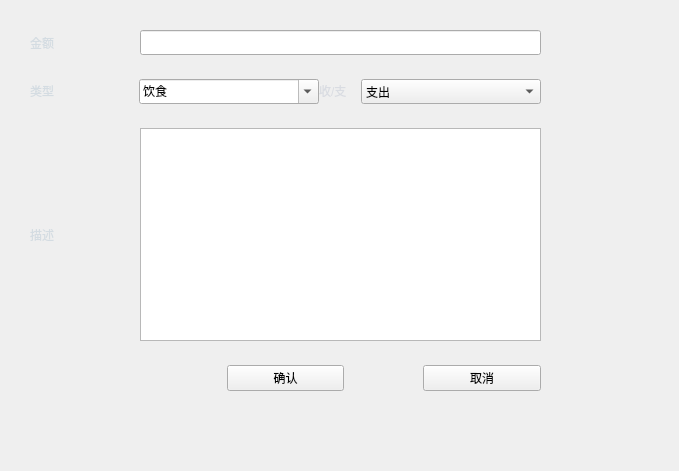
<?xml version="1.0" encoding="UTF-8"?>
<ui version="4.0">
 <class>itemMark</class>
 <widget class="QWidget" name="itemMark">
  <property name="geometry">
   <rect>
    <x>0</x>
    <y>0</y>
    <width>679</width>
    <height>471</height>
   </rect>
  </property>
  <property name="minimumSize">
   <size>
    <width>480</width>
    <height>320</height>
   </size>
  </property>
  <property name="maximumSize">
   <size>
    <width>1440</width>
    <height>960</height>
   </size>
  </property>
  <property name="windowTitle">
   <string>添加账目</string>
  </property>
  <property name="windowIcon">
   <iconset>
    <normalon>:/img_asset/icon_asset/2x_save-page.png</normalon>
   </iconset>
  </property>
  <property name="styleSheet">
   <string notr="true"/>
  </property>
  <widget class="QWidget" name="layoutWidget">
   <property name="geometry">
    <rect>
     <x>30</x>
     <y>30</y>
     <width>511</width>
     <height>361</height>
    </rect>
   </property>
   <layout class="QVBoxLayout" name="verticalLayout" stretch="4,1,0,1,12,1,4">
    <item>
     <layout class="QHBoxLayout" name="horizontalLayout" stretch="33,54,316">
      <property name="spacing">
       <number>0</number>
      </property>
      <property name="leftMargin">
       <number>0</number>
      </property>
      <property name="topMargin">
       <number>0</number>
      </property>
      <item>
       <widget class="QLabel" name="label">
        <property name="font">
         <font>
          <family>微软雅黑</family>
         </font>
        </property>
        <property name="styleSheet">
         <string notr="true">color: rgb(212, 220, 226);</string>
        </property>
        <property name="text">
         <string>金额</string>
        </property>
       </widget>
      </item>
      <item>
       <spacer name="horizontalSpacer">
        <property name="orientation">
         <enum>Qt::Horizontal</enum>
        </property>
        <property name="sizeHint" stdset="0">
         <size>
          <width>40</width>
          <height>20</height>
         </size>
        </property>
       </spacer>
      </item>
      <item>
       <widget class="QLineEdit" name="moneyLine">
        <property name="font">
         <font>
          <family>微软雅黑</family>
         </font>
        </property>
       </widget>
      </item>
     </layout>
    </item>
    <item>
     <spacer name="verticalSpacer">
      <property name="orientation">
       <enum>Qt::Vertical</enum>
      </property>
      <property name="sizeHint" stdset="0">
       <size>
        <width>20</width>
        <height>40</height>
       </size>
      </property>
     </spacer>
    </item>
    <item>
     <layout class="QHBoxLayout" name="horizontalLayout_2" stretch="33,54,143,33,143">
      <property name="spacing">
       <number>0</number>
      </property>
      <item>
       <widget class="QLabel" name="label_3">
        <property name="sizePolicy">
         <sizepolicy hsizetype="Expanding" vsizetype="Preferred">
          <horstretch>0</horstretch>
          <verstretch>0</verstretch>
         </sizepolicy>
        </property>
        <property name="font">
         <font>
          <family>微软雅黑</family>
         </font>
        </property>
        <property name="styleSheet">
         <string notr="true">color: rgb(212, 220, 226);</string>
        </property>
        <property name="text">
         <string>&lt;html&gt;&lt;head/&gt;&lt;body&gt;&lt;p&gt;类型&lt;/p&gt;&lt;/body&gt;&lt;/html&gt;</string>
        </property>
       </widget>
      </item>
      <item>
       <spacer name="horizontalSpacer_2">
        <property name="orientation">
         <enum>Qt::Horizontal</enum>
        </property>
        <property name="sizeHint" stdset="0">
         <size>
          <width>40</width>
          <height>20</height>
         </size>
        </property>
       </spacer>
      </item>
      <item>
       <widget class="QComboBox" name="Type_comboBox">
        <property name="enabled">
         <bool>true</bool>
        </property>
        <property name="sizePolicy">
         <sizepolicy hsizetype="Preferred" vsizetype="Fixed">
          <horstretch>0</horstretch>
          <verstretch>0</verstretch>
         </sizepolicy>
        </property>
        <property name="maximumSize">
         <size>
          <width>16777215</width>
          <height>16777215</height>
         </size>
        </property>
        <property name="font">
         <font>
          <family>微软雅黑</family>
         </font>
        </property>
        <property name="editable">
         <bool>true</bool>
        </property>
        <property name="currentIndex">
         <number>0</number>
        </property>
        <property name="duplicatesEnabled">
         <bool>false</bool>
        </property>
        <property name="frame">
         <bool>true</bool>
        </property>
        <item>
         <property name="text">
          <string>饮食</string>
         </property>
        </item>
        <item>
         <property name="text">
          <string>医疗</string>
         </property>
        </item>
        <item>
         <property name="text">
          <string>娱乐</string>
         </property>
        </item>
        <item>
         <property name="text">
          <string>教育</string>
         </property>
        </item>
        <item>
         <property name="text">
          <string>服饰</string>
         </property>
        </item>
        <item>
         <property name="text">
          <string>旅行</string>
         </property>
        </item>
       </widget>
      </item>
      <item>
       <widget class="QLabel" name="label_4">
        <property name="text">
         <string>&lt;html&gt;&lt;head/&gt;&lt;body&gt;&lt;p&gt;&lt;span style=&quot; color:#d9dce2;&quot;&gt;收/支&lt;/span&gt;&lt;/p&gt;&lt;/body&gt;&lt;/html&gt;</string>
        </property>
       </widget>
      </item>
      <item>
       <widget class="QComboBox" name="in_out_comboBox">
        <property name="font">
         <font>
          <family>微软雅黑</family>
         </font>
        </property>
        <property name="currentText">
         <string>支出</string>
        </property>
        <item>
         <property name="text">
          <string>支出</string>
         </property>
        </item>
        <item>
         <property name="text">
          <string>收入</string>
         </property>
        </item>
       </widget>
      </item>
     </layout>
    </item>
    <item>
     <spacer name="verticalSpacer_2">
      <property name="orientation">
       <enum>Qt::Vertical</enum>
      </property>
      <property name="sizeHint" stdset="0">
       <size>
        <width>20</width>
        <height>40</height>
       </size>
      </property>
     </spacer>
    </item>
    <item>
     <layout class="QHBoxLayout" name="horizontalLayout_3" stretch="33,54,316">
      <property name="spacing">
       <number>0</number>
      </property>
      <item>
       <widget class="QLabel" name="label_2">
        <property name="font">
         <font>
          <family>微软雅黑</family>
         </font>
        </property>
        <property name="styleSheet">
         <string notr="true">color: rgb(212, 220, 226);</string>
        </property>
        <property name="text">
         <string>描述</string>
        </property>
       </widget>
      </item>
      <item>
       <spacer name="horizontalSpacer_3">
        <property name="orientation">
         <enum>Qt::Horizontal</enum>
        </property>
        <property name="sizeHint" stdset="0">
         <size>
          <width>40</width>
          <height>20</height>
         </size>
        </property>
       </spacer>
      </item>
      <item>
       <widget class="QTextEdit" name="content">
        <property name="font">
         <font>
          <family>微软雅黑</family>
         </font>
        </property>
       </widget>
      </item>
     </layout>
    </item>
    <item>
     <spacer name="verticalSpacer_3">
      <property name="orientation">
       <enum>Qt::Vertical</enum>
      </property>
      <property name="sizeHint" stdset="0">
       <size>
        <width>20</width>
        <height>40</height>
       </size>
      </property>
     </spacer>
    </item>
    <item>
     <layout class="QHBoxLayout" name="horizontalLayout_4" stretch="5,3,2,3">
      <property name="spacing">
       <number>0</number>
      </property>
      <item>
       <spacer name="horizontalSpacer_5">
        <property name="orientation">
         <enum>Qt::Horizontal</enum>
        </property>
        <property name="sizeHint" stdset="0">
         <size>
          <width>40</width>
          <height>20</height>
         </size>
        </property>
       </spacer>
      </item>
      <item>
       <widget class="QPushButton" name="confirm_btn">
        <property name="font">
         <font>
          <family>微软雅黑</family>
         </font>
        </property>
        <property name="text">
         <string>确认</string>
        </property>
       </widget>
      </item>
      <item>
       <spacer name="horizontalSpacer_4">
        <property name="orientation">
         <enum>Qt::Horizontal</enum>
        </property>
        <property name="sizeHint" stdset="0">
         <size>
          <width>40</width>
          <height>20</height>
         </size>
        </property>
       </spacer>
      </item>
      <item>
       <widget class="QPushButton" name="cancel_btn">
        <property name="font">
         <font>
          <family>微软雅黑</family>
         </font>
        </property>
        <property name="text">
         <string>取消</string>
        </property>
       </widget>
      </item>
     </layout>
    </item>
   </layout>
  </widget>
 </widget>
 <resources/>
 <connections/>
</ui>
